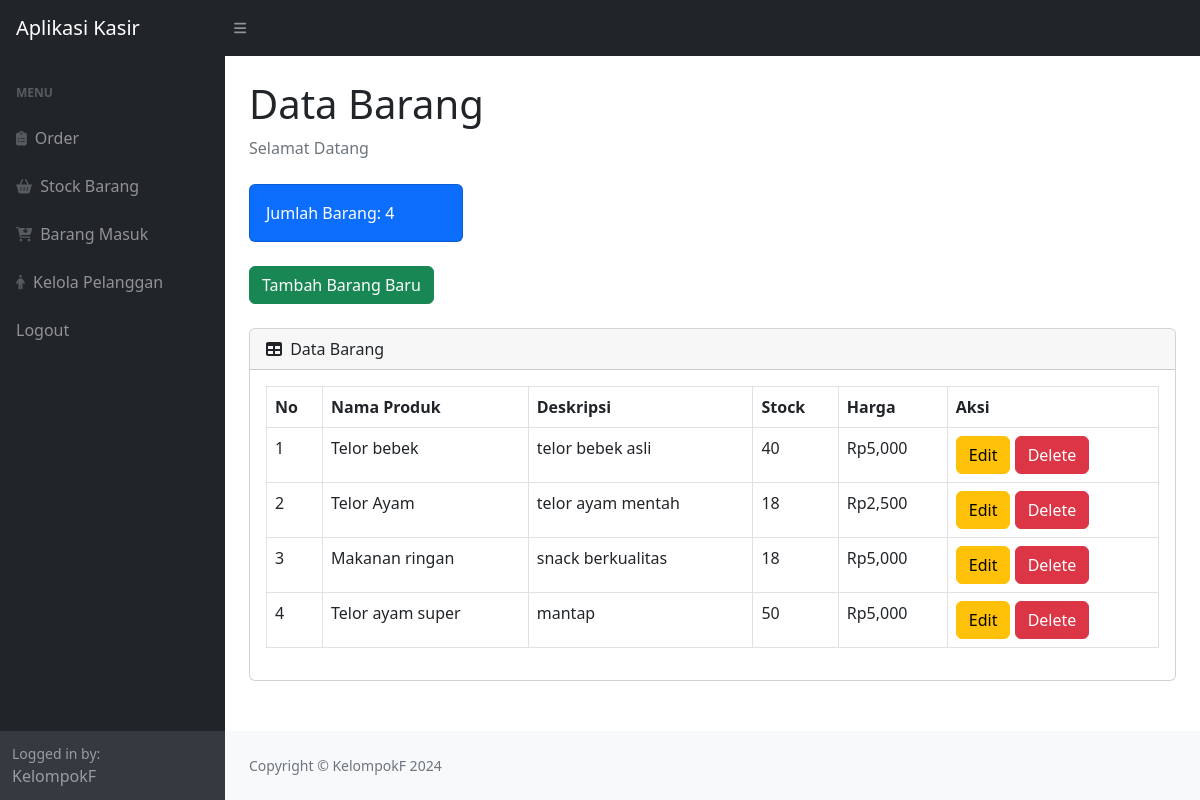
The app's page /stock.php (signed in) with its own data.
### tables this page shows
CREATE TABLE `produk` (
  `idproduk` int(11) NOT NULL,
  `namaproduk` varchar(50) NOT NULL,
  `deskripsi` varchar(50) NOT NULL,
  `harga` int(11) NOT NULL,
  `stock` int(11) NOT NULL
);

### stock.php (the view, shortened to what this page needs)
<?php
require 'ceklogin.php';
$h1 = mysqli_query($c,"select * from produk");
$h2 = mysqli_num_rows($h1);
?>
<!DOCTYPE html>
<html lang="en">
    <head>
        <link href="https://cdn.jsdelivr.net/npm/simple-datatables@7.1.2/dist/style.min.css" rel="stylesheet" />
        <link href="css/styles.css" rel="stylesheet" />
    </head>
    <body class="sb-nav-fixed">
        <nav class="sb-topnav navbar navbar-expand navbar-dark bg-dark">
            <a class="navbar-brand ps-3" href="index.php">Aplikasi Kasir</a>
            <button class="btn btn-link btn-sm order-1 order-lg-0 me-4 me-lg-0" id="sidebarToggle" href="#!"><i class="fas fa-bars"></i></button>
        </nav>
        <div id="layoutSidenav">
            <div id="layoutSidenav_nav">
                <nav class="sb-sidenav accordion sb-sidenav-dark" id="sidenavAccordion">
                    <div class="sb-sidenav-menu">
                        <div class="nav">
                            <div class="sb-sidenav-menu-heading">Menu</div>
                        <a class="nav-link" href="index.php">
                            <div class="sb-nav-link-icon"><i class="fas fa-clipboard-list"></i></div>
                            Order
                        </a>
                        <a class="nav-link" href="stock.php">
                            <div class="sb-nav-link-icon"><i class="fas fa-shopping-basket"></i></div>
                            Stock Barang
                        </a>
                        <a class="nav-link" href="masuk.php">
                            <div class="sb-nav-link-icon"><i class="fas fa-cart-arrow-down"></i></div>
                            Barang Masuk
                        </a>
                        <a class="nav-link" href="pelanggan.php">
                            <div class="sb-nav-link-icon"><i class="fa-solid fa-person"></i></div>
                            Kelola Pelanggan
                        </a>
                        <a class="nav-link" href="logout.php">
                            Logout
                        </a>
                    </div>
                    </div>
                    <div class="sb-sidenav-footer">
                        <div class="small">Logged in by:</div>
                        KelompokF
                    </div>
                </nav>
            </div>
            <div id="layoutSidenav_content">
                <main>
                    <div class="container-fluid px-4">
                        <h1 class="mt-4">Data Barang</h1>
                        <ol class="breadcrumb mb-4">
                            <li class="breadcrumb-item active">Selamat Datang</li>
                        </ol>
                        <div class="row">
                            <div class="col-xl-3 col-md-6">
                                <div class="card bg-primary text-white mb-4">
                                    <div class="card-body">Jumlah Barang: <?=$h2;?></div>
                                </div>
                            </div>
                        </div>
                       <button type="button" class="btn btn-success mb-4" data-bs-toggle="modal" data-bs-target="#myModal">
                        Tambah Barang Baru
                       </button>
                        <div class="card mb-4">
                            <div class="card-header">
                                <i class="fas fa-table me-1"></i>
                                Data Barang
                            </div>
                            <div class="card-body">
                                <div class="table-responsive">
                                    <table class="table table-bordered" id= "dataTable" width="100%" cellspacing="0">
                                    <thead>
                                        <tr>
                                            <th>No</th>
                                            <th>Nama Produk</th>
                                            <th>Deskripsi</th>
                                            <th>Stock</th>
                                            <th>Harga</th>
                                            <th>Aksi</th>
                                        </tr>
                                    </thead>
                                    <tbody>
                                    <?php
                                    $get = mysqli_query($c,"select * from produk");
                                    $i = 1;
                                    while($p=mysqli_fetch_array($get)){
                                    $namaproduk = $p['namaproduk'];
                                    $deskripsi = $p['deskripsi'];
                                    $harga = $p['harga'];
                                    $stock = $p['stock'];
                                    $idproduk = $p['idproduk'];
                                    ?>
                                        <tr>
                                            <td><?=$i++;?></td>
                                            <td><?=$namaproduk;?></td>
                                            <td><?=$deskripsi;?></td>
                                            <td><?=$stock;?></td>
                                            <td>Rp<?=number_format($harga);?></td>
                                            <td>
                                                <button type="button" class="btn btn-warning" data-bs-toggle="modal" data-bs-target="#edit<?=$idproduk;?>">
                                                     Edit
                                                </button>
                                                <button type="button" class="btn btn-danger" data-bs-toggle="modal" data-bs-target="#delete<?=$idproduk;?>">
                                                     Delete
                                                </button>
                                            </td>
                                        </tr>
                                        <?php
                                        };
                                        ?>
                                    </tbody>
                                </table>
                            </div>
                        </div>
                    </div>
                </main>
                <footer class="py-4 bg-light mt-auto">
                    <div class="container-fluid px-4">
                        <div class="d-flex align-items-center justify-content-between small">
                            <div class="text-muted">Copyright &copy; KelompokF 2024</div>
                        </div>
                    </div>
                </footer>
            </div>
        </div>
    </body>
</html>

### records on screen
produk: namaproduk "Telor bebek", deskripsi "telor bebek asli", stock "40", harga "5,000"
produk: namaproduk "Telor Ayam", deskripsi "telor ayam mentah", stock "18", harga "2,500"
produk: namaproduk "Makanan ringan", deskripsi "snack berkualitas", stock "18", harga "5,000"
produk: namaproduk "Telor ayam super", deskripsi "mantap", stock "50", harga "5,000"

### other values on screen
$h2 "4"
